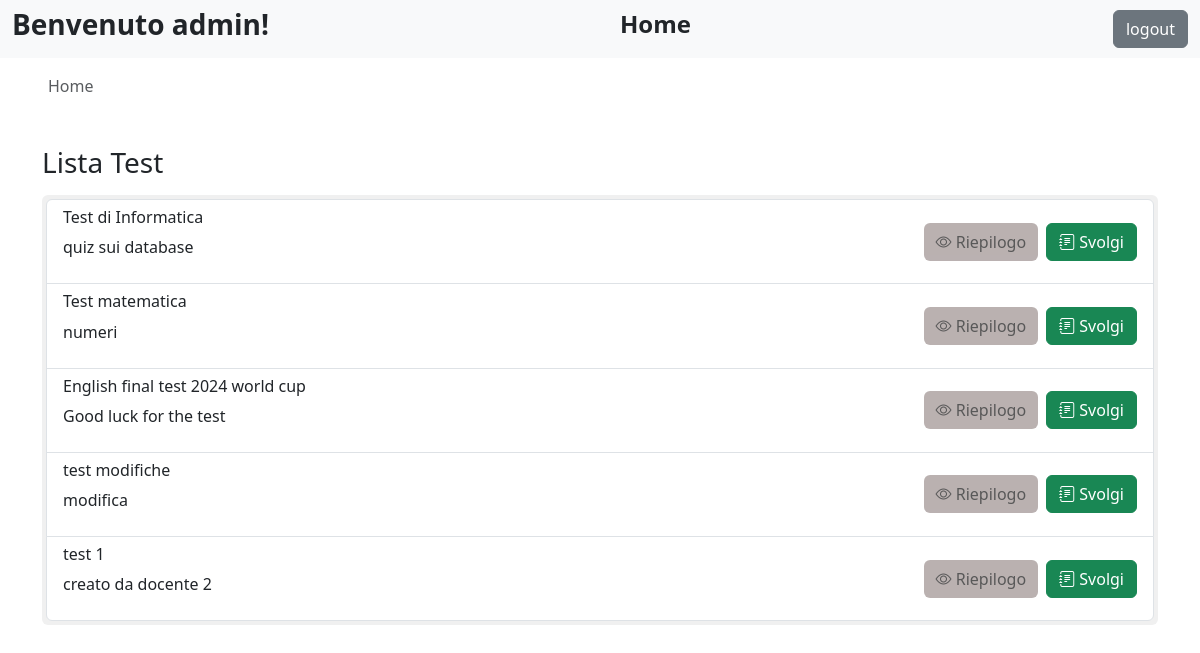
The page /studenti.php (signed in) on the database its author committed.
### tables this page shows
CREATE TABLE IF NOT EXISTS `test` (
  `id` int(11) NOT NULL,
  `titolo` varchar(255) NOT NULL,
  `descrizione` text DEFAULT NULL,
  `creato_da` int(11) DEFAULT NULL
);

### studenti.php (the view, shortened to what this page needs)
<?php
	include "include/db.php";
	$sql = "SELECT id, titolo, descrizione FROM test";
	$result = $conn->query($sql);
?>
<!DOCTYPE html>
<html lang="en">
<head>
	<link rel="stylesheet" href="https://cdn.jsdelivr.net/npm/bootstrap@4.3.1/dist/css/bootstrap.min.css">
	<link href="https://cdn.jsdelivr.net/npm/bootstrap@5.3.0-alpha1/dist/css/bootstrap.min.css" rel="stylesheet">
	<link href="https://cdn.jsdelivr.net/npm/bootstrap-icons/font/bootstrap-icons.css" rel="stylesheet">
</head>
<body>
	<nav class="navbar navbar-expand-lg navbar-light bg-light">
		<div class="container-fluid d-flex justify-content-between">
			<h3 class="fw-bold">Benvenuto <?php echo $_SESSION["username"]; ?>!</h3>
			<h4 class="fw-bold text-center" style="transform: translateX(-50%);">Home</h4>
			<form class="d-flex" method="POST" action="php/do_logout.php">
				<input class="btn btn-secondary ms-auto" type="submit" id="logout" name="logout" value="logout">
			</form>
		</div>
	</nav>
	<div class="ms-5 mt-3">
	<nav aria-label="breadcrumb">
	<ol class="breadcrumb">
		<li class="breadcrumb-item active" aria-current="page">Home</li>
	</ol>
	</nav>
	</div>
	<div class="container mt-5">
		<h3 class="my-3">Lista Test</h3>
		<div>
			<ul class="list-group p-1" style="background-color: #f0f0f0;">
				<?php
					if ($result->num_rows > 0) {
						while ($row = $result->fetch_assoc()) {
							$sql_check = "SELECT COUNT(*) AS count FROM risposte_date WHERE id_test = ? AND id_user = ?";
							$stmt = $conn->prepare($sql_check);
							$stmt->bind_param("ii", $row["id"], $_SESSION["user_id"]);
							$stmt->execute();
							$result_check = $stmt->get_result();
							$data_check = $result_check->fetch_assoc();
							$has_data = $data_check["count"] > 0;
							echo '<li class="list-group-item list-group-item-action d-flex justify-content-between border">';
							echo '<div>';
							echo '<h6>' . htmlspecialchars($row['titolo']) . '</h6>';
							echo '<p>' . htmlspecialchars($row['descrizione']) . '</p>';
							echo '</div>';
							echo '<div class="my-auto d-flex gap-2">';
							if ($has_data) {
								echo '<a href="riepilogo.php?id_test='.$row["id"].'" class="btn btn-info"><i class="bi bi-eye"></i> Riepilogo</a>';
								echo '<button class="btn btn-success" style="background-color:#968887; border:none; color: #000;" disabled><i class="bi bi-journal-text"></i> Svolgi</button>';
							} else {
								echo '<button class="btn btn-info" style="background-color:#968887; border:none;" disabled><i class="bi bi-eye"></i> Riepilogo</button>';
								echo '<a href="svolgi_test.php?id_test='.$row["id"].'" class="btn btn-success"><i class="bi bi-journal-text"></i> Svolgi</a>';
							}
							echo '</div>';
							echo '</li>';
						}
					} else {
						echo '<li class="list-group-item">Nessun test trovato</li>';
					}
				?>
			</ul>
		</div>
	</div>
</body>
</html>

### rows shown on the page
test: titolo "Test di Informatica", descrizione "quiz sui database"
test: titolo "Test matematica", descrizione "numeri"
test: titolo "English final test 2024 world cup", descrizione "Good luck for the test"
test: titolo "test modifiche", descrizione "modifica"
test: titolo "test 1", descrizione "creato da docente 2"

### other values the page prints
$_SESSION["username"] "admin"
